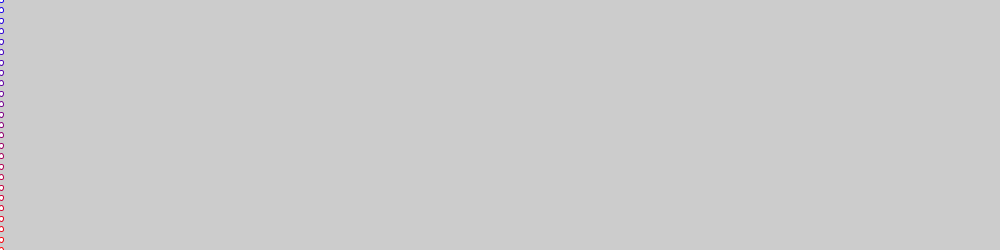
Frame 1 (no input)
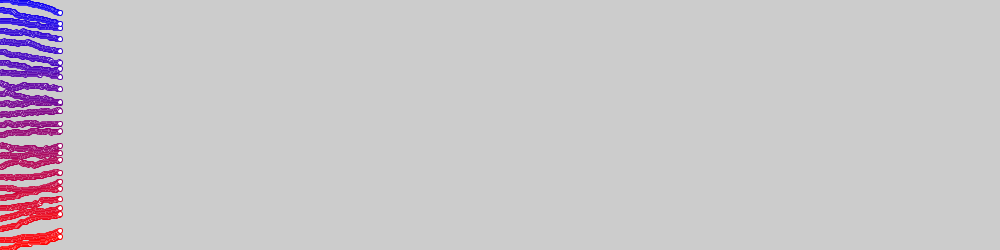
Frame 60 (the mouse pressed at the canvas centre just before this capture)
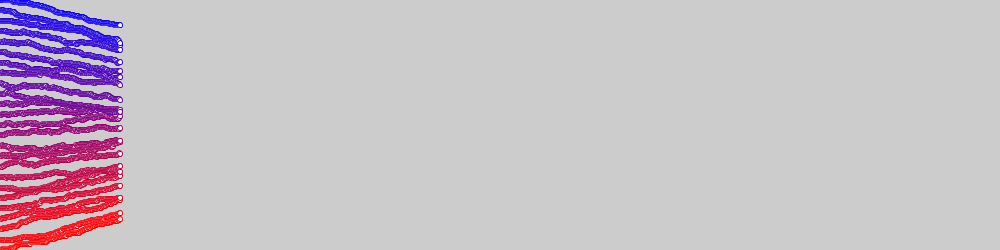
Frame 120 (the mouse held since frame 60 and released just before this capture)

The Processing sketch that drew these frames (run headless with seeded random() and noise(); from frame 60 on, the mouse is pressed at the canvas centre):

// Processing sketch: confidence02
// ── confidence02.pde
//Bounded confidence 0D - second attempt
//Treshold and epsilon

final int     N=25;//Number of agents
final float eps=0.002;
final float tre=1.0/2;//Treshold

float[] minds=new float[N];//creating an array 

//for visualisation
float   side=0;

void setup()
{
  size(1000,250);
  side=height/(N*2);
  frameRate(600);
  
  //Initialisation
  for(int i=0;i<N;i++)
    minds[i]=i*(1.0/(N-1));//<0..1>
    
  //Check
  println("N:"+N , "Epsilon:"+eps , "Treshold:"+tre ); //surface.setTitle("confidence02 "+tre);
  for(int i=0;i<N;i++)
    print(minds[i]+" ");
}

void draw()
{
  //Visualisation
  float step=255/N,R=255,B=0;
  for(int i=0;i<N;i++)
  {
    stroke(R,0,B);R-=step;B+=step;
    ellipse(frameCount,(1-minds[i])*height,side,side);
  }
  
  //Monte Carlo step of changes
  for(int i=0;i<N;i++)
  {
    int a=int(random(N));
    int b=int(random(N));
    
    if( abs(minds[a]-minds[b]) < tre )
    {
      if(minds[a] < minds[b])
        minds[a]+=eps;
      else
      if(minds[a] > minds[b])
        minds[a]-=eps;
    }
  }
} //End of draw()

//https://github.com/borkowsk/bookProcessingEN/tree/main/TASK06_bconfidence
